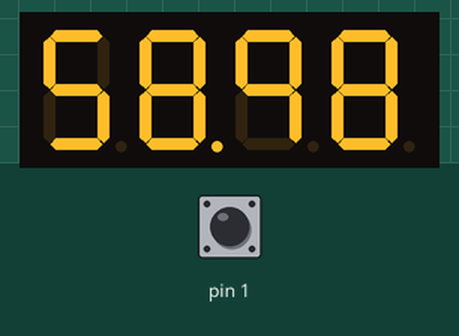
This sketch was run on a simulated Arduino Uno, built with avr-gcc and run on an emulated ATmega328P. On the bench: 4-digit seven-segment display. Wiring (inferred from the names in the program): 4-digit 7-segment display, segments lit when LOW: segments pin 9, pin 8, pin 7, pin 6, pin 5, pin 4, pin 3, pin 2; digit selects pin 13, pin 12, pin 11, pin 10. The inputs (shaded band) are chosen by the test bench; at power-on: pin 1 HIGH. The segment pins are drawn as the display they are named for.

Above: at 1.15 s.
1.3 s: pin 1 pulled LOW for 3.2 s
At 3.41 s:
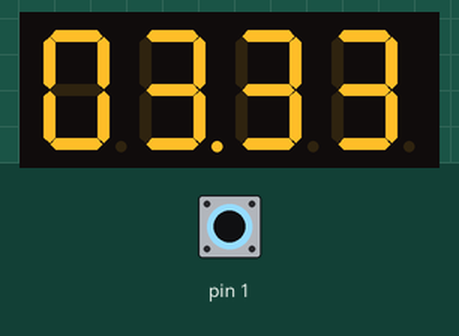
5.1 s: pin 1 pulled LOW for 0.15 s
5.8 s: pin 1 pulled LOW for 1 s
At 6.3 s:
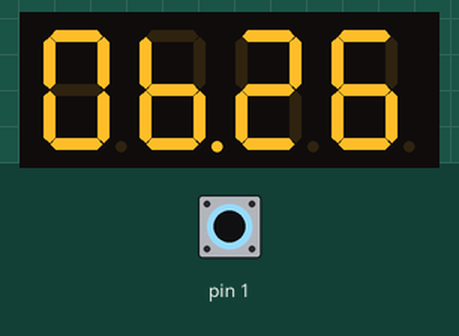

The sketch:

0506-7segment_59.59-0000.ino
```cpp
const byte segment_pins[8] = {9, 8, 7, 6, 5, 4, 3, 2};
const byte power_pins[4] = {10, 11, 12, 13};
const byte digit[10][8] = {
  {0, 0, 0, 0, 0, 0, 1, 1},
  {1, 0, 0, 1, 1, 1, 1, 1},
  {0, 0, 1, 0, 0, 1, 0, 1},
  {0, 0, 0, 0, 1, 1, 0, 1},
  {1, 0, 0, 1, 1, 0, 0, 1},
  {0, 1, 0, 0, 1, 0, 0, 1},
  {1, 1, 0, 0, 0, 0, 0, 1},
  {0, 0, 0, 1, 1, 1, 1, 1},
  {0, 0, 0, 0, 0, 0, 0, 1},
  {0, 0, 0, 1, 1, 0, 0, 1},
};
const byte digit2[10][8] = {
  {0, 0, 0, 0, 0, 0, 1, 0},
  {1, 0, 0, 1, 1, 1, 1, 0},
  {0, 0, 1, 0, 0, 1, 0, 0},
  {0, 0, 0, 0, 1, 1, 0, 0},
  {1, 0, 0, 1, 1, 0, 0, 0},
  {0, 1, 0, 0, 1, 0, 0, 0},
  {1, 1, 0, 0, 0, 0, 0, 0},
  {0, 0, 0, 1, 1, 1, 1, 0},
  {0, 0, 0, 0, 0, 0, 0, 0},
  {0, 0, 0, 1, 1, 0, 0, 0},
};
const byte scan[4][4] = {
  {1, 0, 0, 0},
  {0, 1, 0, 0},
  {0, 0, 1, 0},
  {0, 0, 0, 1}
};
byte btn;
byte d[4];
unsigned long start_time, count;

void setup()
{
  for (byte i = 0; i < 8; i++) {
    pinMode(segment_pins[i], OUTPUT);
  }
  for (byte i = 0; i < 4; i++) {
    pinMode(power_pins[i], OUTPUT);
  }
  start_time =6000;
  pinMode(1, INPUT_PULLUP);
}

void loop()
{
btn = digitalRead(1);
  if(btn==HIGH){
  count = start_time-(millis() / 10);
  }
  else{count=millis() / 10;}
  set_decimal(count);
  for(byte k = 0; k < 4; k++){

    for(byte j = 0; j < 4; j++) {
      digitalWrite(power_pins[j],LOW);
    }

    if(k==2){
      for(byte j = 0; j < 8; j++){
      digitalWrite(segment_pins[j], digit2[d[k]][j]);
      }
    }
    else{
     for(byte j = 0; j < 8; j++){
      digitalWrite(segment_pins[j], digit[d[k]][j]);
     }
    }
    for(byte j = 0; j < 4; j++) {
      digitalWrite(power_pins[j], scan[k][j]);
    }
    delay(4);
  }
}

void set_decimal(int count){
  d[0] = count%10;
  d[1] = (count/10)%10;
  d[2] = (count/100)%10;
  d[3] = (count/1000)%10;
}
```
